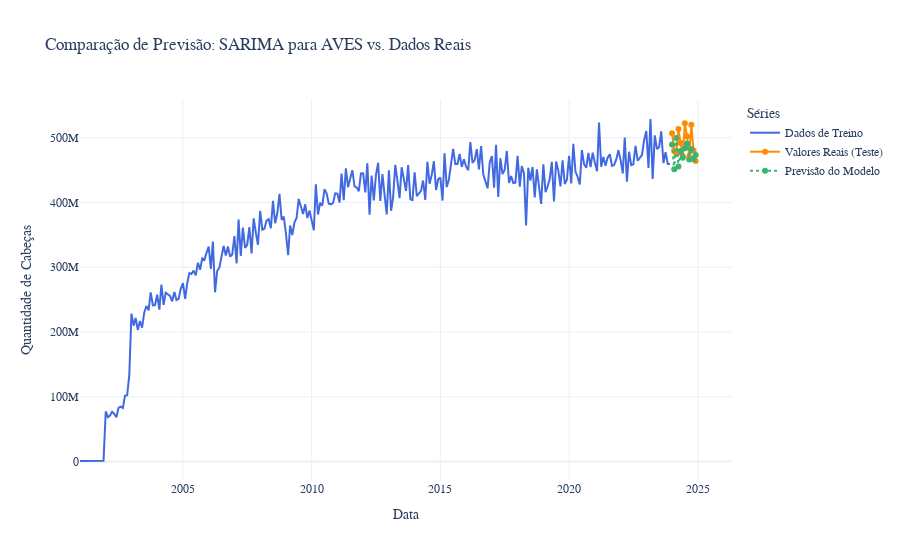

Notebook cell for this chart:
### Code cell
# notebooks/04_Modeling_Workflow.ipynb

# --- 0. CONFIGURAÇÃO DO AMBIENTE E DO CAMINHO ---
import sys
import os

project_root = os.path.abspath(os.path.join(os.getcwd(), '..'))
if project_root not in sys.path:
    sys.path.insert(0, project_root)
print(f"Raiz do projeto adicionada ao sys.path: {project_root}")


# --- 1. IMPORTANDO NOSSAS PRÓPRIAS FERRAMENTAS ---
# Adicionamos as importações do nosso novo módulo de avaliação
from src.data.preprocess import clean_abate_data, load_abate_data
from src.features.build_features import create_time_series_for_modeling
from src.models.train_model import split_time_series, train_sarima_model, forecast_model
from src.visualization.plot_results import plot_forecast_vs_actual
from src.models.evaluate_model import calculate_forecasting_metrics, print_evaluation_report

print("Módulos do projeto importados com sucesso!")


# --- 2. DEFINIÇÃO DE CONSTANTES E CAMINHOS ---
RAW_FILE_PATH = os.path.join('..', 'data', 'raw', 'sigsifrelatorioabatesporanouf.csv')
CLEAN_FILE_PATH = os.path.join('..', 'data', 'processed', 'abate_animal_limpo.csv')
TARGET_ESPECIE = 'AVES'
TEST_MONTHS = 12


# --- 3. EXECUTANDO O PIPELINE COMPLETO ---
print("\n--- EXECUTANDO O PIPELINE DE MODELAGEM E AVALIAÇÃO DE PONTA A PONTA ---")

# Etapa de Pré-processamento
if not os.path.exists(CLEAN_FILE_PATH):
    print("Arquivo limpo não encontrado. Executando o pré-processamento...")
    raw_df = load_abate_data(RAW_FILE_PATH)
    if raw_df is not None:
        clean_df = clean_abate_data(raw_df)
        clean_df.to_csv(CLEAN_FILE_PATH, index=False)
        print(f"Arquivo limpo salvo em: {CLEAN_FILE_PATH}")
else:
    print(f"Usando arquivo limpo existente de: {CLEAN_FILE_PATH}")

# Etapa de Construção de Features
ts_target = create_time_series_for_modeling(CLEAN_FILE_PATH, TARGET_ESPECIE)

if ts_target is not None:
    # Etapa de Divisão dos Dados
    train, test = split_time_series(ts_target, test_size=TEST_MONTHS)

    # Etapa de Treinamento
    modelo = train_sarima_model(train)

    # Etapa de Previsão
    previsao = forecast_model(modelo, steps=len(test))

    # --- NOVA ETAPA DE AVALIAÇÃO QUANTITATIVA ---
    # Calcula as métricas comparando os valores de teste reais com os previstos
    metricas = calculate_forecasting_metrics(test, previsao)

    # Imprime o relatório de avaliação formatado
    print_evaluation_report(metricas)
    # ----------------------------------------------

    # Etapa de Visualização
    plot_forecast_vs_actual(train, test, previsao, model_name=f"SARIMA para {TARGET_ESPECIE}")

print("\n--- PIPELINE CONCLUÍDO ---")

### Figure 1 — Plotly figure (JSON) as saved in the notebook; plotly's stock layout.template omitted (floating-point values rounded to 4 significant figures; data arrays with more than 128 entries replaced by an {"elided": "..."} marker saying what was removed)
{"data": [{"line": {"color": "royalblue"}, "mode": "lines", "name": "Dados de Treino", "x": {"elided": "276 str values"}, "y": {"elided": "276 int values"}, "type": "scatter"}, {"line": {"color": "darkorange"}, "mode": "lines+markers", "name": "Valores Reais (Teste)", "x": ["2024-01-01T00:00:00", "2024-02-01T00:00:00", "2024-03-01T00:00:00", "2024-04-01T00:00:00", "2024-05-01T00:00:00", "2024-06-01T00:00:00", "2024-07-01T00:00:00", "2024-08-01T00:00:00", "2024-09-01T00:00:00", "2024-10-01T00:00:00", "2024-11-01T00:00:00", "2024-12-01T00:00:00"], "y": [506893708, 480304729, 474975125, 513291336, 491640398, 471624495, 522233390, 501825002, 470585648, 519806341, 480147222, 464081771], "type": "scatter"}, {"line": {"color": "mediumseagreen", "dash": "dot"}, "mode": "lines+markers", "name": "Previsão do Modelo", "x": ["2024-01-01T00:00:00", "2024-02-01T00:00:00", "2024-03-01T00:00:00", "2024-04-01T00:00:00", "2024-05-01T00:00:00", "2024-06-01T00:00:00", "2024-07-01T00:00:00", "2024-08-01T00:00:00", "2024-09-01T00:00:00", "2024-10-01T00:00:00", "2024-11-01T00:00:00", "2024-12-01T00:00:00"], "y": [489700000.0, 451400000.0, 499400000.0, 455600000.0, 479600000.0, 469000000.0, 483600000.0, 491100000.0, 466400000.0, 482400000.0, 466900000.0, 473400000.0], "type": "scatter"}], "layout": {"font": {"family": "Arial", "size": 12}, "title": {"text": "Comparação de Previsão: SARIMA para AVES vs. Dados Reais"}, "xaxis": {"title": {"text": "Data"}}, "yaxis": {"title": {"text": "Quantidade de Cabeças"}}, "legend": {"title": {"text": "Séries"}}}}
